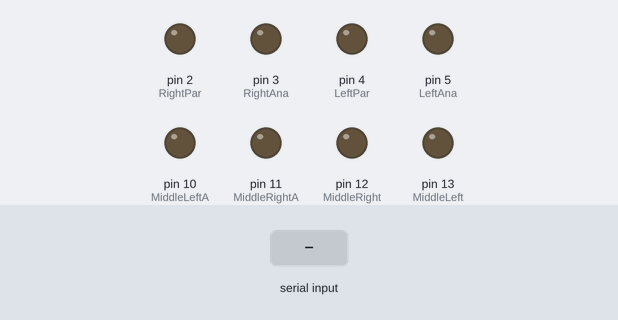
Bench run of a sketch on a simulated Arduino Uno, built with avr-gcc and run on an emulated ATmega328P. Parts: output pins drawn as LEDs (lit = HIGH). The test bench sets the inputs (shaded band).

Above: at 1.2 s.
1.3 s: "90,45\n" received over Serial
At 2.3 s:
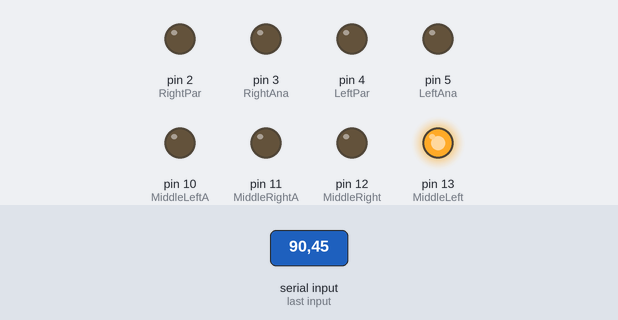
2.8 s: "30,150\n" received over Serial
At 3.4 s:
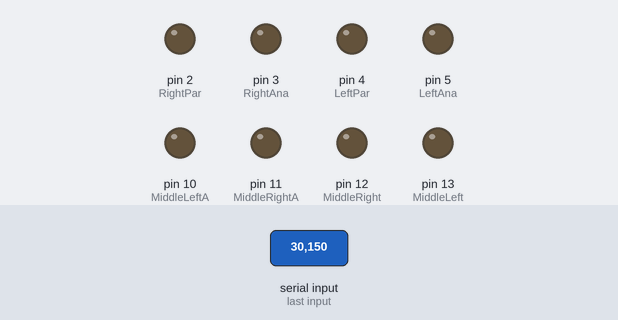
4.3 s: "1\n" received over Serial
At 5.5 s:
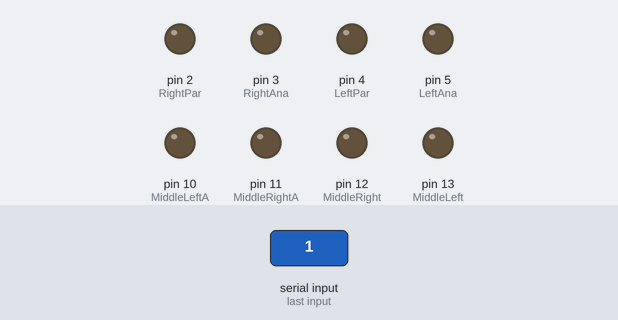
5.8 s: "2\n" received over Serial
At 6.8 s:
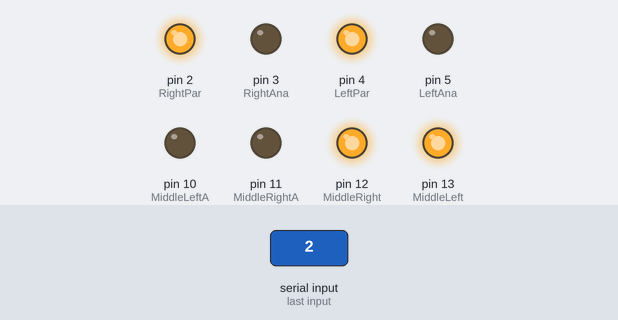
7.3 s: "3\n" received over Serial
At 8.2 s:
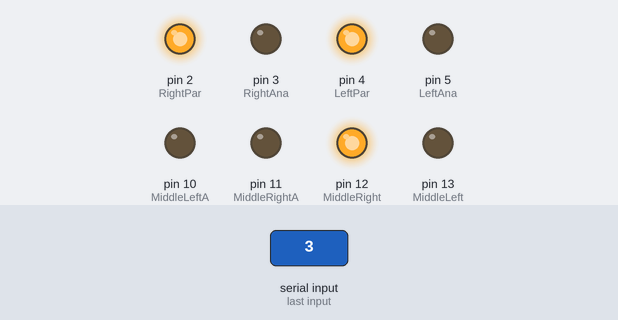
8.8 s: "4\n" received over Serial
At 9.3 s:
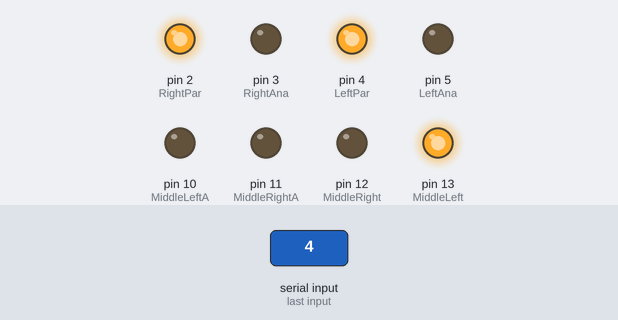
Timing chart, 0 to 11.3 s (numbered marks = the images above; inputs shaded):
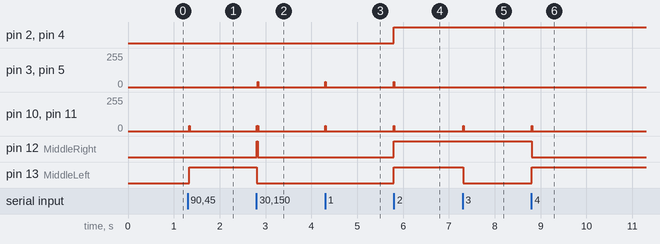

The sketch:

read_primitve.ino
```cpp
#include <string.h>

const int RightPar = 2;
const int RightAna = 3;

const int LeftPar = 4;
const int LeftAna = 5;

const int MiddleLeft = 13;
const int MiddleRightA = 11;

const int MiddleRight = 12;
const int MiddleLeftA = 10;

int speed = 0;
char motion;
char prev;


void stopAll() {
    analogWrite(RightAna, 0);
    analogWrite(LeftAna, 0);

    analogWrite(MiddleRightA, 0);
    analogWrite(MiddleLeftA, 0);
}

void setup() {
  // put your setup code here, to run once:
  Serial.begin(9600);

  pinMode(RightPar, OUTPUT);
  pinMode (RightAna, OUTPUT);
  analogWrite(RightAna, 0);

  pinMode (LeftPar, OUTPUT);
  pinMode (LeftAna, OUTPUT);
  analogWrite(LeftAna, 0);

  pinMode(MiddleLeft, OUTPUT);
  pinMode (MiddleLeftA, OUTPUT);
  analogWrite(MiddleLeftA, 0);

  pinMode (MiddleRightA, OUTPUT);
  pinMode (MiddleRight, OUTPUT);
  analogWrite(MiddleRightA, 0);
}

void loop() {
  // put your main code here, to run repeatedly:
  if (Serial.available() > 0) {
    int inputDis = Serial.read() - '0';
    speed = 40;
    switch(inputDis){
      case 1:
        digitalWrite(RightPar, LOW);
        digitalWrite(LeftPar, LOW);
        analogWrite(RightAna, speed);
        analogWrite(LeftAna, speed);

        digitalWrite(MiddleRight, LOW);
        digitalWrite(MiddleLeft, LOW);
        analogWrite(MiddleRightA, speed);
        analogWrite(MiddleLeftA, speed);
        break;
      case 2:
        digitalWrite(RightPar, HIGH);
        digitalWrite(LeftPar, HIGH);
        analogWrite(RightAna, speed);
        analogWrite(LeftAna, speed);

        digitalWrite(MiddleRight, HIGH);
        digitalWrite(MiddleLeft, HIGH);
        analogWrite(MiddleRightA, speed);
        analogWrite(MiddleLeftA, speed);
        break;
      case 3:
        digitalWrite(MiddleRight, HIGH);
        digitalWrite(MiddleLeft, LOW);
        analogWrite(MiddleRightA, speed);
        analogWrite(MiddleLeftA, speed);
        break;
      case 4:
        digitalWrite(MiddleRight, LOW);
        digitalWrite(MiddleLeft, HIGH);
        analogWrite(MiddleRightA, speed);
        analogWrite(MiddleLeftA, speed);
        break;
      default:
       stopAll();
       break;
       }

    }
    delay(10);
  stopAll();
}
```

Measured:
- after the input at 1.3 s, pin 10 (MiddleLeftA), pin 11 (MiddleRightA): 0/255 → 40/255 at once, → 0/255 0.01 s later; pin 13 (MiddleLeft): LOW → HIGH at once
- after the input at 2.8 s, pin 3 (RightAna), pin 5 (LeftAna): 0/255 → 40/255 at once, → 0/255 0.01 s later
- after the input at 4.3 s, pin 3 (RightAna), pin 5 (LeftAna), pin 10 (MiddleLeftA), pin 11 (MiddleRightA): 0/255 → 40/255 at once, → 0/255 0.01 s later
- after the input at 5.8 s, pin 2 (RightPar), pin 4 (LeftPar), pin 12 (MiddleRight), pin 13 (MiddleLeft): LOW → HIGH at once; pin 3 (RightAna), pin 5 (LeftAna), pin 10 (MiddleLeftA), pin 11 (MiddleRightA): 0/255 → 40/255 at once, → 0/255 0.01 s later
- after the input at 7.3 s, pin 10 (MiddleLeftA), pin 11 (MiddleRightA): 0/255 → 40/255 at once, → 0/255 0.01 s later; pin 13 (MiddleLeft): HIGH → LOW at once
- after the input at 8.8 s, pin 10 (MiddleLeftA), pin 11 (MiddleRightA): 0/255 → 40/255 at once, → 0/255 0.01 s later; pin 12 (MiddleRight): HIGH → LOW at once; pin 13 (MiddleLeft): LOW → HIGH at once
